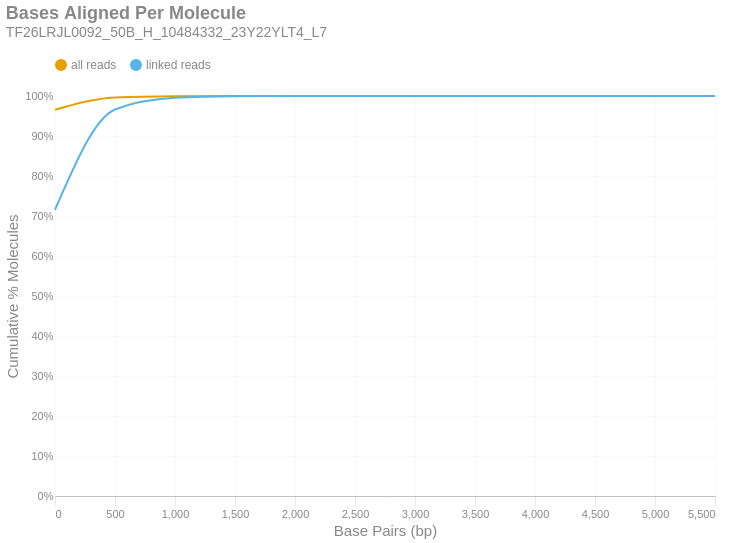

The notebook cell saved with this chart:
### Markdown cell above
### Bases Aligned Per Molecule
This is a cumulative frequency distribution showing the number of base pairs aligned per unique molecule. These data are shown in 500 bp bins. There are two distributions: one with `all reads` (yellow) and another with only `linked reads` (blue). The percent of molecules in the `linked reads` distribution is relative to the total number of linked molecules.

### Code cell
if SKIPLR:
    print_html(f"Skipped")
else:
    binned_df = consolidated_hist(valids['aligned_bp'], mask, 500, True)
    with SafeRender(binned_df):
        (
            density_plot(binned_df, 'Bases Aligned Per Molecule', samplename, 'basesper')
            .encode(
                x=alt.X('bin:Q', title="Base Pairs (bp)").axis(tickMinStep=500).scale(padding=0),
                y=alt.Y('value:Q', title='Cumulative % Molecules')
                    .axis(format='%')
                    .scale(domain = [0,1])
                    .stack(False),
                color=alt.Color("key:N").scale(domain = ["all reads", "linked reads"]),
                tooltip = [
                    alt.Tooltip("key:N", title = "Data Type"),
                    alt.Tooltip("range_label:N", title="Bases Aligned Per Molecule"),
                    alt.Tooltip("value:Q", format = ".2%", title="% Molecules (Cum.)")
                ]
            )
        ).display()

### Figure 1 — Vega-Lite specification as saved in the notebook (floating-point values rounded to 4 significant figures)
{"width": "container", "height": 400, "config": {"title": {"anchor": "start", "dy": -15, "fontSize": 18, "color": "#888888", "subtitleColor": "#888888", "subtitleFontSize": 14}, "arc": {"fill": "#0072B2"}, "axis": {"domainColor": "#888888", "domainWidth": 0.5, "gridWidth": 0.2, "grid": false, "titleFontWeight": 400, "titleFontSize": 15, "labelFontSize": 11, "labelColor": "#888888", "tickColor": "#888888", "tickWidth": 0.2, "titleColor": "#888888"}, "axisBand": {"grid": false}, "axisX": {"grid": true, "tickSize": 10, "domainCap": "round"}, "axisY": {"domain": false, "grid": true, "tickSize": 0, "domainCap": "round"}, "background": "transparent", "header": {"labelFontSize": 15, "labelColor": "#888888", "titleFontSize": 15, "titleFontWeight": 600, "titleColor": "#888888"}, "legend": {"labelFont": "sans-serif", "labelFontSize": 12, "labelColor": "#888888", "symbolSize": 100, "symbolType": "circle", "titleFontSize": 12, "titlePadding": 10, "titleColor": "#888888", "title": null, "orient": "top"}, "range": {"category": ["#E69F00", "#56B4E9", "#009E73", "#F0E442", "#0072B2", "#D55E00", "#CC79A7", "#000000"], "diverging": ["#cfe8f3", "#a2d4ec", "#73bfe2", "#46abdb", "#1696d2", "#12719e"]}, "area": {"fill": "#0072B2", "fillOpacity": 0.7, "line": true, "strokeOpacity": 0.7}, "line": {"color": "#0072B2", "stroke": "#0072B2", "strokeWidth": 2}, "trail": {"color": "#0072B2", "stroke": "#0072B2", "strokeWidth": 0, "size": 1}, "point": {"filled": true, "fillOpacity": 1.0, "size": 95}, "text": {"color": "#888888", "fontSize": 11, "align": "right", "fontWeight": 400, "size": 11}, "bar": {"fill": "#0072B2", "stroke": null}, "view": {"stroke": null, "continuousWidth": 660, "continuousHeight": 400}}, "data": {"name": "data-145e9f2ebe20fd59c4f75cf05fae0ef5"}, "mark": {"type": "line", "interpolate": "monotone", "point": {"opacity": 0, "size": 275}}, "encoding": {"color": {"field": "key", "scale": {"domain": ["all reads", "linked reads"]}, "type": "nominal"}, "tooltip": [{"field": "key", "title": "Data Type", "type": "nominal"}, {"field": "range_label", "title": "Bases Aligned Per Molecule", "type": "nominal"}, {"field": "value", "format": ".2%", "title": "% Molecules (Cum.)", "type": "quantitative"}], "x": {"axis": {"tickMinStep": 500}, "field": "bin", "scale": {"padding": 0}, "title": "Base Pairs (bp)", "type": "quantitative"}, "y": {"axis": {"format": "%"}, "field": "value", "scale": {"domain": [0, 1]}, "stack": false, "title": "Cumulative % Molecules", "type": "quantitative"}}, "params": [{"name": "param_c36ac31b6afebe62", "select": {"type": "point", "fields": ["key"]}, "bind": "legend"}], "title": {"text": "Bases Aligned Per Molecule", "subtitle": "TF26LRJL0092_50B_H_10484332_23Y22YLT4_L7"}, "transform": [{"fold": ["all reads (cumsum)", "linked reads (cumsum)"]}, {"calculate": "replace(datum.key, ' (cumsum)', '')", "as": "key"}, {"filter": {"param": "param_c36ac31b6afebe62"}}], "usermeta": {"embedOptions": {"downloadFileName": "TF26LRJL0092_50B_H_10484332_23Y22YLT4_L7.basesper"}}, "$schema": "https://vega.github.io/schema/vega-lite/v6.4.1.json", "datasets": {"data-145e9f2ebe20fd59c4f75cf05fae0ef5": [{"bin": "0.0", "interval": "0.0-500.0", "all reads": 0.9655, "linked reads": 0.7156, "all reads (cumsum)": 0.9655, "linked reads (cumsum)": 0.7156, "range_label": "0-499"}, {"bin": "500.0", "interval": "500.0-1000.0", "all reads": 0.03079, "linked reads": 0.2506, "all reads (cumsum)": 0.9963, "linked reads (cumsum)": 0.9662, "range_label": "500-999"}, {"bin": "1000.0", "interval": "1000.0-1500.0", "all reads": 0.003225, "linked reads": 0.02916, "all reads (cumsum)": 0.9995, "linked reads (cumsum)": 0.9954, "range_label": "1000-1499"}, {"bin": "1500.0", "interval": "1500.0-2000.0", "all reads": 0.0004257, "linked reads": 0.003919, "all reads (cumsum)": 0.9999, "linked reads (cumsum)": 0.9993, "range_label": "1500-1999"}, {"bin": "2000.0", "interval": "2000.0-2500.0", "all reads": 6.474e-05, "linked reads": 0.0005962, "all reads (cumsum)": 1.0, "linked reads (cumsum)": 0.9999, "range_label": "2000-2499"}, {"bin": "2500.0", "interval": "2500.0-3000.0", "all reads": 1.061e-05, "linked reads": 9.838e-05, "all reads (cumsum)": 1.0, "linked reads (cumsum)": 1.0, "range_label": "2500-2999"}, {"bin": "3000.0", "interval": "3000.0-3500.0", "all reads": 1.92e-06, "linked reads": 1.696e-05, "all reads (cumsum)": 1.0, "linked reads (cumsum)": 1.0, "range_label": "3000-3499"}, {"bin": "3500.0", "interval": "3500.0-4000.0", "all reads": 4.572e-07, "linked reads": 4.241e-06, "all reads (cumsum)": 1.0, "linked reads (cumsum)": 1.0, "range_label": "3500-3999"}, {"bin": "4000.0", "interval": "4000.0-4500.0", "all reads": 0.0, "linked reads": 0.0, "all reads (cumsum)": 1.0, "linked reads (cumsum)": 1.0, "range_label": "4000-4499"}, {"bin": "4500.0", "interval": "4500.0-5000.0", "all reads": 9.145e-08, "linked reads": 8.481e-07, "all reads (cumsum)": 1.0, "linked reads (cumsum)": 1.0, "range_label": "4500-4999"}, {"bin": "5000.0", "interval": "5000.0-5500.0", "all reads": 0.0, "linked reads": 0.0, "all reads (cumsum)": 1.0, "linked reads (cumsum)": 1.0, "range_label": "5000-5499"}, {"bin": "5500.0", "interval": "5500.0-6000.0", "all reads": 9.145e-08, "linked reads": 8.481e-07, "all reads (cumsum)": 1.0, "linked reads (cumsum)": 1.0, "range_label": "5500-5999"}]}}
